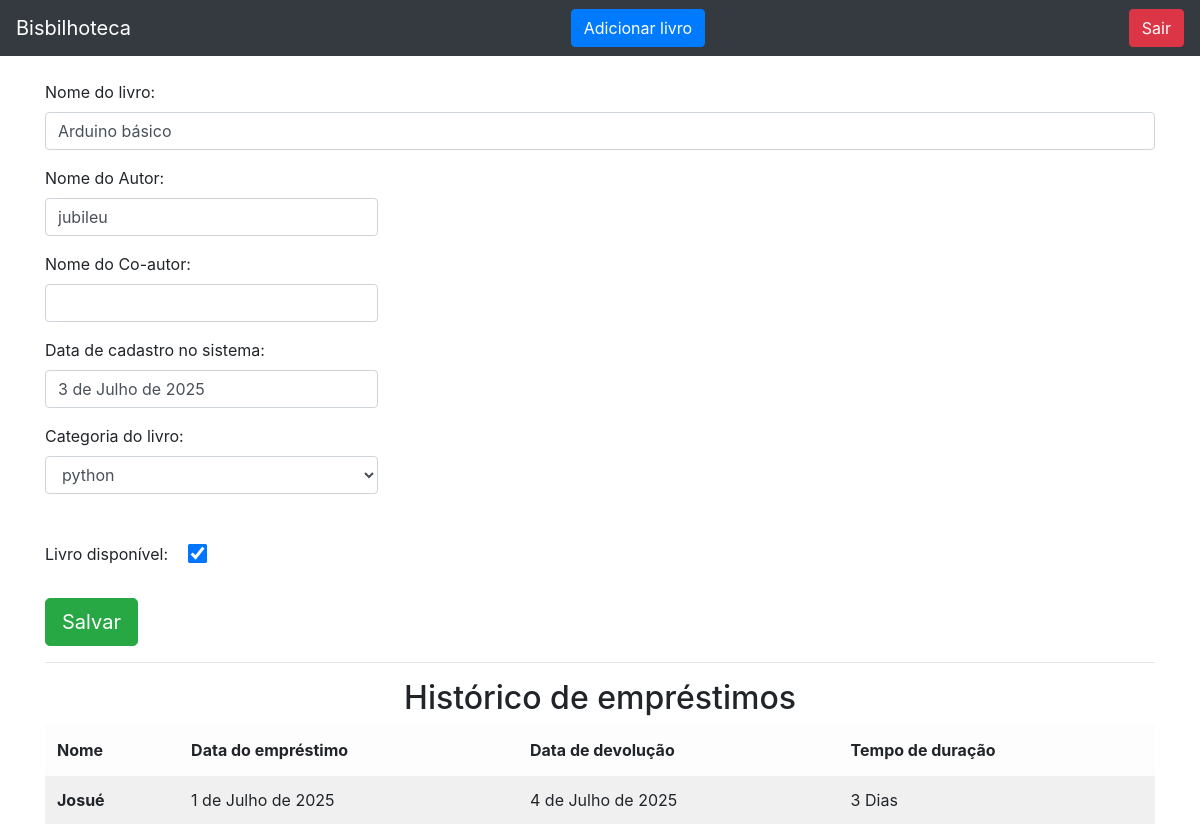
Page /livro/ver_livro/6 (signed in) on the committed database.
### livro/models.py (models this page shows, shortened)
class Livros(models.Model):
    nome = models.CharField(max_length = 100)
    autor = models.CharField(max_length = 30)
    co_autor = models.CharField(max_length = 30, blank = True)
    data_cadastro = models.DateField(default = date.today)
    emprestado = models.BooleanField(default = False)
    categoria = models.ForeignKey(Categoria, on_delete = models.DO_NOTHING)
    usuario = models.ForeignKey(Usuario, on_delete = models.DO_NOTHING)
    class Meta:
        verbose_name = 'Livro'

class Emprestimo(models.Model):
     locatario_registrado = models.ForeignKey(Usuario, on_delete = models.DO_NOTHING, blank = True, null = True)
     locatario_desconhecido = models.CharField(max_length = 30, blank = True, null = True)
     data_emprestimo = models.DateField(blank = True, null = True)
     data_devolucao = models.DateField(blank = True, null = True)
     livro = models.ForeignKey('Livros', on_delete = models.DO_NOTHING)

### livro/views.py (the view)
# urls.py: path('ver_livro/<int:id>', views.ver_livros, name='ver_livros'),
def ver_livros(request, id):
  if request.session.get('usuario'):
     livros = Livros.objects.get(id = id)
     if request.session.get('usuario') == livros.usuario.id:
        usuario = Usuario.objects.get(id = request.session['usuario'])
        categoria_livro = Categoria.objects.filter(usuario = request.session.get('usuario'))
        emprestimos = Emprestimo.objects.filter(livro = livros)
        form = CadastroLivro()
        form.fields['usuario'].initial = request.session['usuario']
        form.fields['categoria'].queryset = Categoria.objects.filter(usuario = usuario)
        return render(request, 'ver_livro.html', {'livro': livros,
                                                  'categoria_livro': categoria_livro,
                                                  'emprestimos': emprestimos,
                                                  'usuario_logado' : request.session.get('usuario'),
                                                  'form': form})
     else:
         return HttpResponse('Você não tem permissão para ver este livro!')

### livro/forms.py
class CadastroLivro(forms.ModelForm):
    class Meta:
        model = Livros
        fields = "__all__"
    def __init__(self, *args, **kwargs):
        super().__init__(*args, **kwargs)
        self.fields['usuario'].widget = forms.HiddenInput()

### livro/models.py (called while the page is built)
    def __str__(self) -> str:
        return self.nome

### livro/templatetags/filtros.py (called while the page is built)
@register.filter
def mostra_duracao(value1, value2):
    return (value1 - value2).days

### livro/templates/ver_livro.html (shortened to what this page needs)
{%extends 'base.html' %}
{% load filtros %}
{% block 'conteudo' %}
<div class="container">
    <br>
    <form action="#" method="post">
        <p>
            <label>Nome do livro:</label>
            <input class="form-control" value="{{livro.nome}}" type="text">
        </p>
        <p>
            <label>Nome do Autor:</label>
            <input style="width: 30%;" class="form-control" value="{{livro.autor}}" type="text">
        </p>
        <p>
            <label>Nome do Co-autor:</label>
            <input style="width: 30%;" class="form-control" value="{{livro.co_autor}}" type="text">
        </p>
        <p>
            <label>Data de cadastro no sistema:</label>
            <input style="width: 30%;" class="form-control" value="{{livro.data_cadastro}}" type="text">
        </p>
        <label>Categoria do livro:</label>
        <br>
        <select style="width: 30%;" class="form-control" name="categoria">
            {% for i in categoria_livro %}
            {% if livro.categoria == i %}
            <option selected>{{i}}</option>
            {% else %}
            <option>{{i}}</option>
            {% endif %}
            {% endfor %}
        </select>
        <br>
        <br>
        <label>Livro disponível: &nbsp &nbsp </label>
        {% if livro.emprestado %}
        <input style="transform: scale(1.5)" type="checkbox" name="Livro não disponível">
        {% else %}
        <input style="transform: scale(1.5);" checked type="checkbox" name="Livro disponível">
        {% endif %}
        <br>
        <br>
        <input type="submit" class="btn btn-success btn-lg" value="Salvar">
    </form>
    <hr>
    <h2 style="text-align: center;">Histórico de empréstimos</h2>
    <table class="table table-striped table-light">
        <thead>
            <tr>
                <th scope="col">Nome</th>
                <th scope="col">Data do empréstimo</th>
                <th scope="col">Data de devolução</th>
                <th scope="col">Tempo de duração</th>
            </tr>
        </thead>
        <tbody>
            {% for i in emprestimos %}
            <tr>
                {% if i.locatario_desconhecido == None %}
                <th scope="row">{{i.locatario_registrado}}</th>
                {% else %}
                <th scope="row">{{i.locatario_desconhecido}}</th>
                {% endif %}
                <td>{{i.data_emprestimo}}</td>
                <td>{{i.data_devolucao}}</td>
                <td>{{i.data_devolucao|mostra_duracao:i.data_emprestimo }} Dias</td>
            </tr>
            {% endfor %}
        </tbody>
    </table>
</div>
{% endblock %}

### rows in the picture
Livros: nome "Arduino básico", autor "jubileu", data_cadastro "3 de Julho de 2025"
Emprestimo: locatario_desconhecido "Josué", data_emprestimo "1 de Julho de 2025", data_devolucao "4 de Julho de 2025", data_devolucao|mostra_duracao "3"

### other values in the picture
form field categoria "python"
